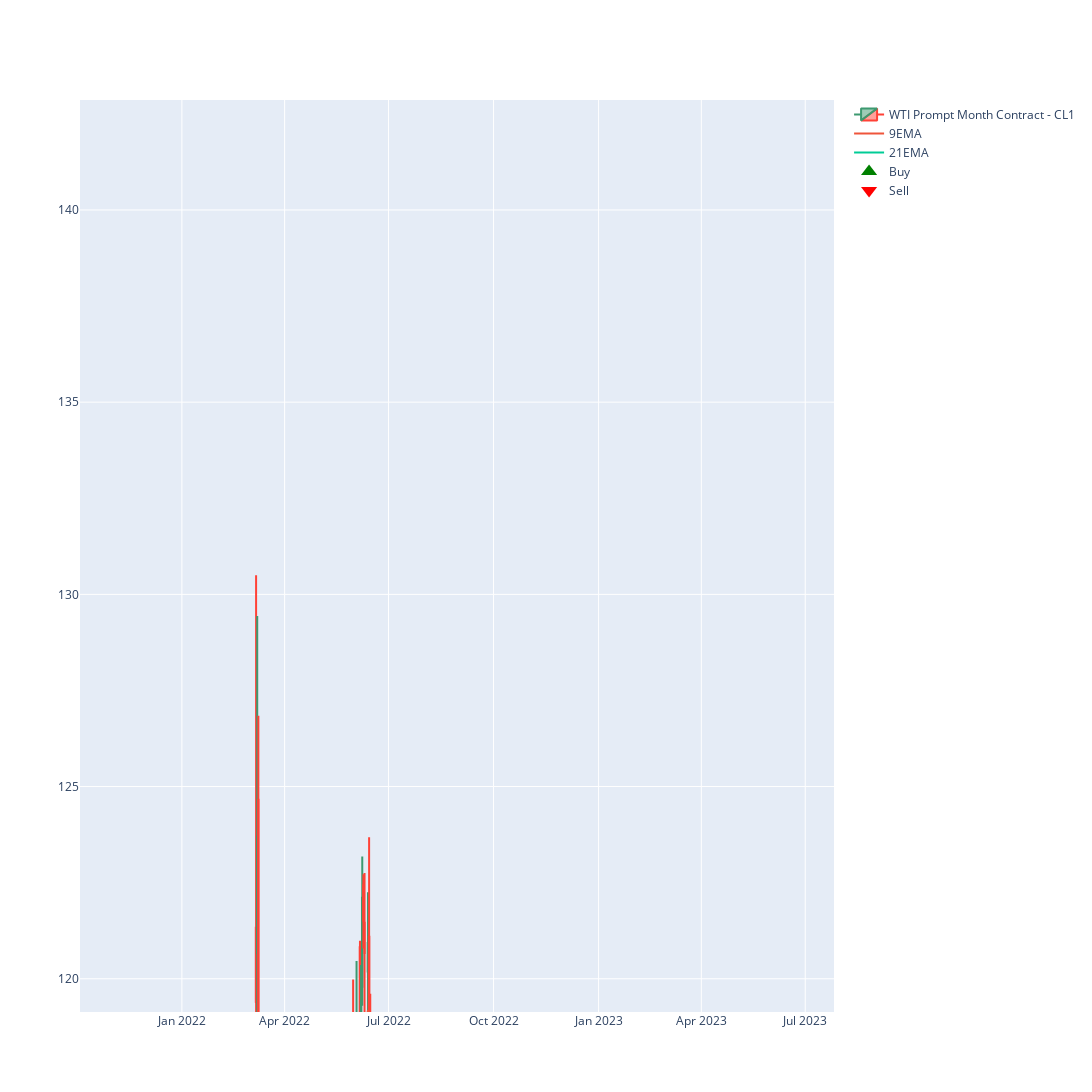

The notebook cell saved with this chart:
### Code cell
# simple candle chart

def ohlc_plot_sma(df):
    fig = go.Figure(data=[
                    go.Candlestick(
                        x=df.index,
                        open=df['Open'],
                        high=df['High'],
                        low=df['Low'], 
                        close=df['Close'],
                        name = 'WTI Prompt Month Contract - CL1'
                                        ),
                    go.Scatter(
                        x=df.index,
                        y=df['9EMA'],
                        name = '9EMA')]
                   )
                   
    fig.add_trace(go.Scatter(
                    x=df.index, 
                    y=df['21EMA'],
                    mode='lines',
                    name='21EMA')
                 
                 )
    # buy signals
    fig.add_trace(go.Scatter(
                    x=df[df['Position'] == 1].index, 
                    y=df['9EMA'][df['Position'] == 1],
                    mode='markers',
                    name='Buy',
                    marker_symbol='triangle-up',
                    marker_color='green',
                    marker_size=14))
    
    # sell signals
    fig.add_trace(go.Scatter(
                    x=df[df['Position'] == -1].index, 
                    y=df['21EMA'][df['Position'] == -1],
                    mode='markers',
                    name='Sell',
                    marker_symbol='triangle-down',
                    marker_color='red',
                    marker_size=14))
    
    fig.update_layout(xaxis_rangeslider_visible=False,width=2000, height=1300)
    fig.show()
ohlc_plot_sma(df=df)

### Figure 1 — Plotly figure (JSON) as saved in the notebook; plotly's stock layout.template omitted (floating-point values rounded to 4 significant figures; data arrays with more than 128 entries replaced by an {"elided": "..."} marker saying what was removed)
{"data": [{"close": {"elided": "3280 float values"}, "high": {"elided": "3280 float values"}, "low": {"elided": "3280 float values"}, "name": "WTI Prompt Month Contract - CL1", "open": {"elided": "3280 float values"}, "type": "candlestick", "x": {"elided": "3280 str values"}}, {"name": "9EMA", "type": "scatter", "x": {"elided": "3280 str values"}, "y": {"elided": "3280 float values"}}, {"mode": "lines", "name": "21EMA", "type": "scatter", "x": {"elided": "3280 str values"}, "y": {"elided": "3280 float values"}}, {"marker": {"color": "green", "size": 14, "symbol": "triangle-up"}, "mode": "markers", "name": "Buy", "type": "scatter", "x": ["2010-06-15T00:00:00", "2010-07-13T00:00:00", "2010-09-14T00:00:00", "2010-09-24T00:00:00", "2010-11-29T00:00:00", "2011-02-01T00:00:00", "2011-02-23T00:00:00", "2011-07-13T00:00:00", "2011-09-08T00:00:00", "2011-09-12T00:00:00", "2011-10-14T00:00:00", "2011-12-23T00:00:00", "2012-02-13T00:00:00", "2012-04-27T00:00:00", "2012-07-09T00:00:00", "2012-11-29T00:00:00", "2012-12-19T00:00:00", "2013-03-25T00:00:00", "2013-04-30T00:00:00", "2013-06-07T00:00:00", "2013-12-05T00:00:00", "2014-01-24T00:00:00", "2014-03-28T00:00:00", "2014-04-04T00:00:00", "2014-05-15T00:00:00", "2015-02-09T00:00:00", "2015-03-04T00:00:00", "2015-03-27T00:00:00", "2015-09-02T00:00:00", "2015-11-03T00:00:00", "2016-02-24T00:00:00", "2016-06-29T00:00:00", "2016-08-16T00:00:00", "2016-09-08T00:00:00", "2016-09-28T00:00:00", "2016-11-23T00:00:00", "2016-11-28T00:00:00", "2016-11-30T00:00:00", "2017-01-20T00:00:00", "2017-04-05T00:00:00", "2017-05-19T00:00:00", "2017-07-14T00:00:00", "2017-08-18T00:00:00", "2017-08-23T00:00:00", "2017-09-06T00:00:00", "2018-02-26T00:00:00", "2018-03-20T00:00:00", "2018-06-26T00:00:00", "2018-08-28T00:00:00", "2019-01-10T00:00:00", "2019-06-25T00:00:00", "2019-07-31T00:00:00", "2019-09-05T00:00:00", "2019-10-24T00:00:00", "2020-05-05T00:00:00", "2020-10-09T00:00:00", "2020-11-11T00:00:00", "2021-04-15T00:00:00", "2021-07-29T00:00:00", "2021-09-02T00:00:00", "2021-12-28T00:00:00", "2022-04-18T00:00:00", "2022-04-29T00:00:00", "2022-10-07T00:00:00", "2022-10-26T00:00:00", "2022-12-28T00:00:00", "2023-01-13T00:00:00", "2023-02-13T00:00:00", "2023-03-03T00:00:00", "2023-04-03T00:00:00"], "y": [74.35, 75.37, 75.52, 75.15, 83.57, 89.43, 89.76, 96.46, 87.69, 87.72, 84.15, 97.85, 99.04, 103.8, 84.31, 87.28, 87.47, 93.25, 92.12, 94.35, 95.25, 95.44, 100.4, 100.4, 101.1, 50.01, 50.36, 48.04, 44.19, 46.15, 30.77, 48.51, 44.0, 45.83, 45.34, 46.54, 46.57, 46.93, 52.16, 50.03, 48.78, 45.5, 48.05, 47.97, 47.79, 62.47, 61.98, 67.52, 67.9, 49.36, 55.79, 57.24, 55.5, 54.56, 18.01, 40.04, 39.54, 61.15, 72.01, 68.35, 73.13, 103.1, 103.1, 86.23, 86.01, 77.75, 77.08, 78.24, 77.56, 74.37]}, {"marker": {"color": "red", "size": 14, "symbol": "triangle-down"}, "mode": "markers", "name": "Sell", "type": "scatter", "x": ["2010-07-02T00:00:00", "2010-08-13T00:00:00", "2010-09-17T00:00:00", "2010-11-19T00:00:00", "2011-01-24T00:00:00", "2011-02-07T00:00:00", "2011-05-06T00:00:00", "2011-08-01T00:00:00", "2011-09-09T00:00:00", "2011-09-20T00:00:00", "2011-12-15T00:00:00", "2012-01-24T00:00:00", "2012-03-29T00:00:00", "2012-05-04T00:00:00", "2012-09-20T00:00:00", "2012-12-07T00:00:00", "2013-02-21T00:00:00", "2013-04-12T00:00:00", "2013-05-30T00:00:00", "2013-09-19T00:00:00", "2014-01-03T00:00:00", "2014-03-13T00:00:00", "2014-04-02T00:00:00", "2014-04-29T00:00:00", "2014-07-07T00:00:00", "2015-02-26T00:00:00", "2015-03-09T00:00:00", "2015-06-30T00:00:00", "2015-10-21T00:00:00", "2015-11-06T00:00:00", "2016-06-27T00:00:00", "2016-07-05T00:00:00", "2016-09-06T00:00:00", "2016-09-14T00:00:00", "2016-11-01T00:00:00", "2016-11-25T00:00:00", "2016-11-29T00:00:00", "2017-01-19T00:00:00", "2017-03-08T00:00:00", "2017-04-24T00:00:00", "2017-06-02T00:00:00", "2017-08-17T00:00:00", "2017-08-21T00:00:00", "2017-08-24T00:00:00", "2018-02-09T00:00:00", "2018-03-01T00:00:00", "2018-05-30T00:00:00", "2018-07-18T00:00:00", "2018-10-17T00:00:00", "2019-05-07T00:00:00", "2019-07-19T00:00:00", "2019-08-01T00:00:00", "2019-09-30T00:00:00", "2020-01-13T00:00:00", "2020-09-04T00:00:00", "2020-10-26T00:00:00", "2021-03-23T00:00:00", "2021-07-19T00:00:00", "2021-08-03T00:00:00", "2021-11-17T00:00:00", "2022-04-04T00:00:00", "2022-04-22T00:00:00", "2022-06-22T00:00:00", "2022-10-20T00:00:00", "2022-11-16T00:00:00", "2023-01-04T00:00:00", "2023-02-02T00:00:00", "2023-02-17T00:00:00", "2023-03-09T00:00:00", "2023-04-26T00:00:00"], "y": [75.38, 78.49, 75.19, 83.4, 89.75, 89.37, 108.0, 97.08, 87.62, 87.8, 97.75, 99.77, 105.8, 103.6, 95.21, 87.39, 95.64, 93.91, 94.38, 107.3, 97.38, 100.7, 100.3, 101.9, 104.9, 50.2, 50.23, 59.61, 46.3, 45.8, 48.33, 48.3, 45.4, 45.43, 48.93, 46.49, 46.42, 52.11, 53.08, 50.93, 49.07, 47.96, 47.95, 47.92, 63.04, 62.25, 69.6, 70.25, 72.08, 62.92, 57.44, 56.9, 56.68, 60.27, 42.0, 40.15, 61.94, 72.1, 71.87, 81.06, 104.9, 102.9, 114.2, 86.05, 87.38, 77.47, 78.41, 78.06, 77.45, 78.03]}], "layout": {"dragmode": "pan", "height": 1300, "width": 2000, "xaxis": {"autorange": false, "range": ["2021-10-03 18:17:21.0905", "2023-07-26 04:53:34.4109"], "rangeslider": {"visible": false, "yaxis": {}}, "type": "date"}, "yaxis": {"autorange": false, "range": [119.1, 142.9], "type": "linear"}}}
